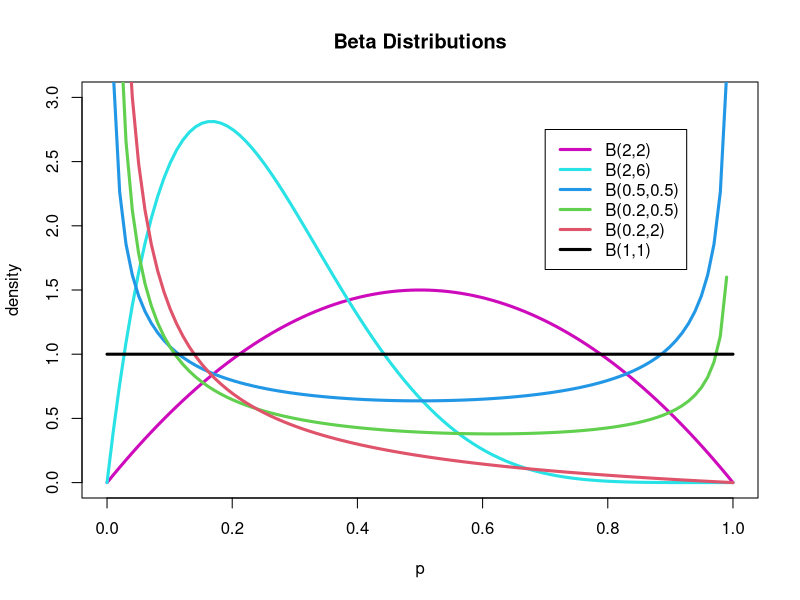
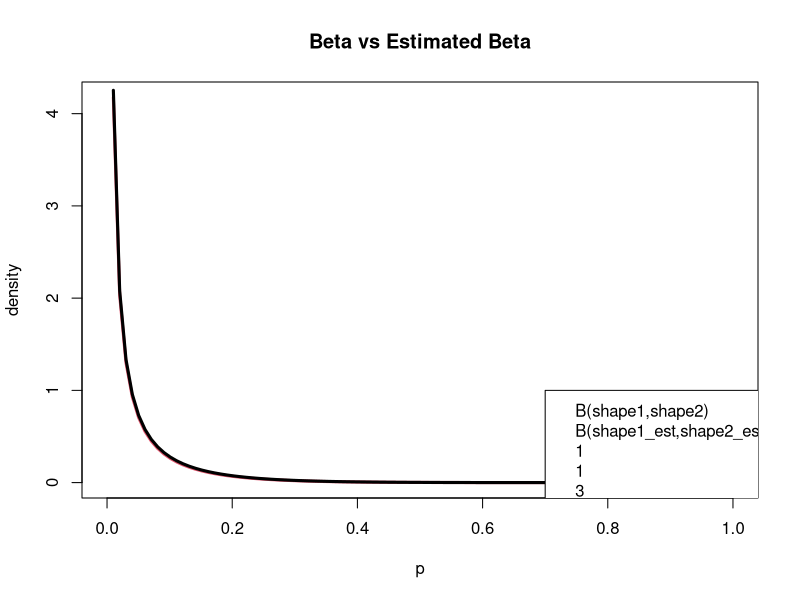

Source code (R) for these figures, in order:
#The Beta Distribution
p = seq(0,1,length=100)
plot(p, dbeta(p,2,2),ylab="density",type="l",lwd=3,col=6,ylim=c(0,3),main="Beta Distributions")
lines(p, dbeta(p,2,6),type="l",lwd=3,col=5)
lines(p, dbeta(p, 0.5, 0.5),type="l",lwd=3,col=4)
lines(p, dbeta(p, 0.2,0.5),type="l",lwd=3,col=3)
lines(p, dbeta(p, 0.2,2),type="l",lwd=3,col=2)
lines(p, dbeta(p, 1,1),type="l",lwd=3,col=1)
legend(.7,2.75,c("B(2,2)","B(2,6)","B(0.5,0.5)","B(0.2,0.5)","B(0.2,2)","B(1,1)"),
       lty=c(1,1,1,1,1,1),lwd=c(3,3,3,3,3,3),col=c(6,5,4,3,2,1))



# Generate 100 random beta variables with shape parameter 3 and shape parameter 3
n<-100
shape1<-2.25
shape2<-.3
x<-rbeta(n,shape1,shape2)
#Find the average x_bar
x_bar<-sum(x)/n
#Find the squared difference between randomly observed beta variables and x_bar
sqdiff<-(x-x_bar)^2
#sum it up
x1<-sum(sqdiff)
#divide by n-1
samplevariance<-x1/(n-1)
#Estimate shape 1 
est1<-((x_bar*(1-x_bar))/(samplevariance)-1)
shape1_est<-x_bar*est1


#Estimate shape 2
est2<-((x_bar*(1-x_bar))/(samplevariance)-1)
shape2_est<-(1-x_bar)*est2

#Again with different initial conditions
# Generate 100 random beta variables with shape parameter 3 and shape parameter 3
n<-100
shape1<-.05
shape2<-7
x<-rbeta(n,shape1,shape2)
#Find the average x_bar
x_bar<-sum(x)/n
#Find the squared difference between randomly observed beta variables and x_bar
sqdiff<-(x-x_bar)^2
#sum it up
x1<-sum(sqdiff)
#divide by n-1
samplevariance<-x1/(n-1)
#Estimate shape 1 
est1<-((x_bar*(1-x_bar))/(samplevariance)-1)
shape1_est<-x_bar*est1


#Estimate shape 2
est2<-((x_bar*(1-x_bar))/(samplevariance)-1)
shape2_est<-(1-x_bar)*est2


#Plot both known distributions and their estimated distributions
p = seq(0,1,length=100)
plot(p, dbeta(p,shape1,shape2),ylab="density",type="l",lwd=3,col=2,main="Beta vs Estimated Beta")
lines(p, dbeta(p, shape1_est, shape2_est),type="l",lwd=3,col=1)
legend(.7,1,c("B(shape1,shape2)","B(shape1_est,shape2_est)",
       lty=c(1,1),lwd=c(3,3),col=c(2,1)))

getwd()
       
       